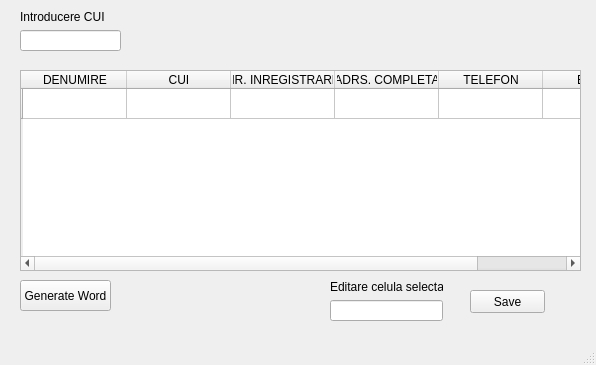
<?xml version="1.0" encoding="UTF-8"?>
<ui version="4.0">
 <class>MainWindow</class>
 <widget class="QMainWindow" name="MainWindow">
  <property name="geometry">
   <rect>
    <x>0</x>
    <y>0</y>
    <width>596</width>
    <height>365</height>
   </rect>
  </property>
  <property name="windowTitle">
   <string>MainWindow</string>
  </property>
  <widget class="QWidget" name="centralwidget">
   <widget class="QWidget" name="verticalLayoutWidget">
    <property name="geometry">
     <rect>
      <x>20</x>
      <y>10</y>
      <width>101</width>
      <height>41</height>
     </rect>
    </property>
    <layout class="QVBoxLayout" name="verticalLayout">
     <item>
      <widget class="QLabel" name="Label">
       <property name="text">
        <string>Introducere CUI</string>
       </property>
      </widget>
     </item>
     <item>
      <widget class="QLineEdit" name="cui"/>
     </item>
    </layout>
   </widget>
   <widget class="QTableWidget" name="tableWidget">
    <property name="enabled">
     <bool>true</bool>
    </property>
    <property name="geometry">
     <rect>
      <x>20</x>
      <y>70</y>
      <width>561</width>
      <height>201</height>
     </rect>
    </property>
    <property name="editTriggers">
     <set>QAbstractItemView::SelectedClicked</set>
    </property>
    <property name="showGrid">
     <bool>true</bool>
    </property>
    <attribute name="horizontalHeaderVisible">
     <bool>true</bool>
    </attribute>
    <attribute name="horizontalHeaderCascadingSectionResizes">
     <bool>false</bool>
    </attribute>
    <attribute name="horizontalHeaderMinimumSectionSize">
     <number>39</number>
    </attribute>
    <attribute name="horizontalHeaderDefaultSectionSize">
     <number>104</number>
    </attribute>
    <attribute name="horizontalHeaderHighlightSections">
     <bool>true</bool>
    </attribute>
    <attribute name="horizontalHeaderShowSortIndicator" stdset="0">
     <bool>false</bool>
    </attribute>
    <attribute name="horizontalHeaderStretchLastSection">
     <bool>true</bool>
    </attribute>
    <attribute name="verticalHeaderVisible">
     <bool>true</bool>
    </attribute>
    <attribute name="verticalHeaderCascadingSectionResizes">
     <bool>false</bool>
    </attribute>
    <attribute name="verticalHeaderMinimumSectionSize">
     <number>23</number>
    </attribute>
    <attribute name="verticalHeaderDefaultSectionSize">
     <number>30</number>
    </attribute>
    <attribute name="verticalHeaderHighlightSections">
     <bool>true</bool>
    </attribute>
    <attribute name="verticalHeaderShowSortIndicator" stdset="0">
     <bool>false</bool>
    </attribute>
    <attribute name="verticalHeaderStretchLastSection">
     <bool>false</bool>
    </attribute>
    <row>
     <property name="text">
      <string/>
     </property>
    </row>
    <column>
     <property name="text">
      <string>DENUMIRE</string>
     </property>
    </column>
    <column>
     <property name="text">
      <string>CUI</string>
     </property>
    </column>
    <column>
     <property name="text">
      <string>NR. INREGISTRARE</string>
     </property>
    </column>
    <column>
     <property name="text">
      <string>ADRS. COMPLETA</string>
     </property>
    </column>
    <column>
     <property name="text">
      <string>TELEFON</string>
     </property>
    </column>
    <column>
     <property name="text">
      <string>EMAIL</string>
     </property>
    </column>
    <item row="0" column="0">
     <property name="text">
      <string/>
     </property>
    </item>
    <item row="0" column="1">
     <property name="text">
      <string/>
     </property>
    </item>
    <item row="0" column="2">
     <property name="text">
      <string/>
     </property>
    </item>
    <item row="0" column="3">
     <property name="text">
      <string/>
     </property>
    </item>
    <item row="0" column="4">
     <property name="text">
      <string/>
     </property>
    </item>
    <item row="0" column="5">
     <property name="text">
      <string/>
     </property>
    </item>
   </widget>
   <widget class="QPushButton" name="Save">
    <property name="geometry">
     <rect>
      <x>470</x>
      <y>290</y>
      <width>75</width>
      <height>23</height>
     </rect>
    </property>
    <property name="text">
     <string>Save</string>
    </property>
   </widget>
   <widget class="QWidget" name="verticalLayoutWidget_2">
    <property name="geometry">
     <rect>
      <x>330</x>
      <y>280</y>
      <width>113</width>
      <height>41</height>
     </rect>
    </property>
    <layout class="QVBoxLayout" name="verticalLayout_2">
     <item>
      <widget class="QLabel" name="Label_2">
       <property name="text">
        <string>Editare celula selectata</string>
       </property>
      </widget>
     </item>
     <item>
      <widget class="QLineEdit" name="edit_cell"/>
     </item>
    </layout>
   </widget>
   <widget class="QPushButton" name="generate">
    <property name="geometry">
     <rect>
      <x>20</x>
      <y>280</y>
      <width>91</width>
      <height>31</height>
     </rect>
    </property>
    <property name="text">
     <string>Generate Word</string>
    </property>
   </widget>
  </widget>
  <widget class="QMenuBar" name="menubar">
   <property name="geometry">
    <rect>
     <x>0</x>
     <y>0</y>
     <width>596</width>
     <height>21</height>
    </rect>
   </property>
  </widget>
  <widget class="QStatusBar" name="statusbar"/>
 </widget>
 <resources/>
 <connections/>
</ui>
